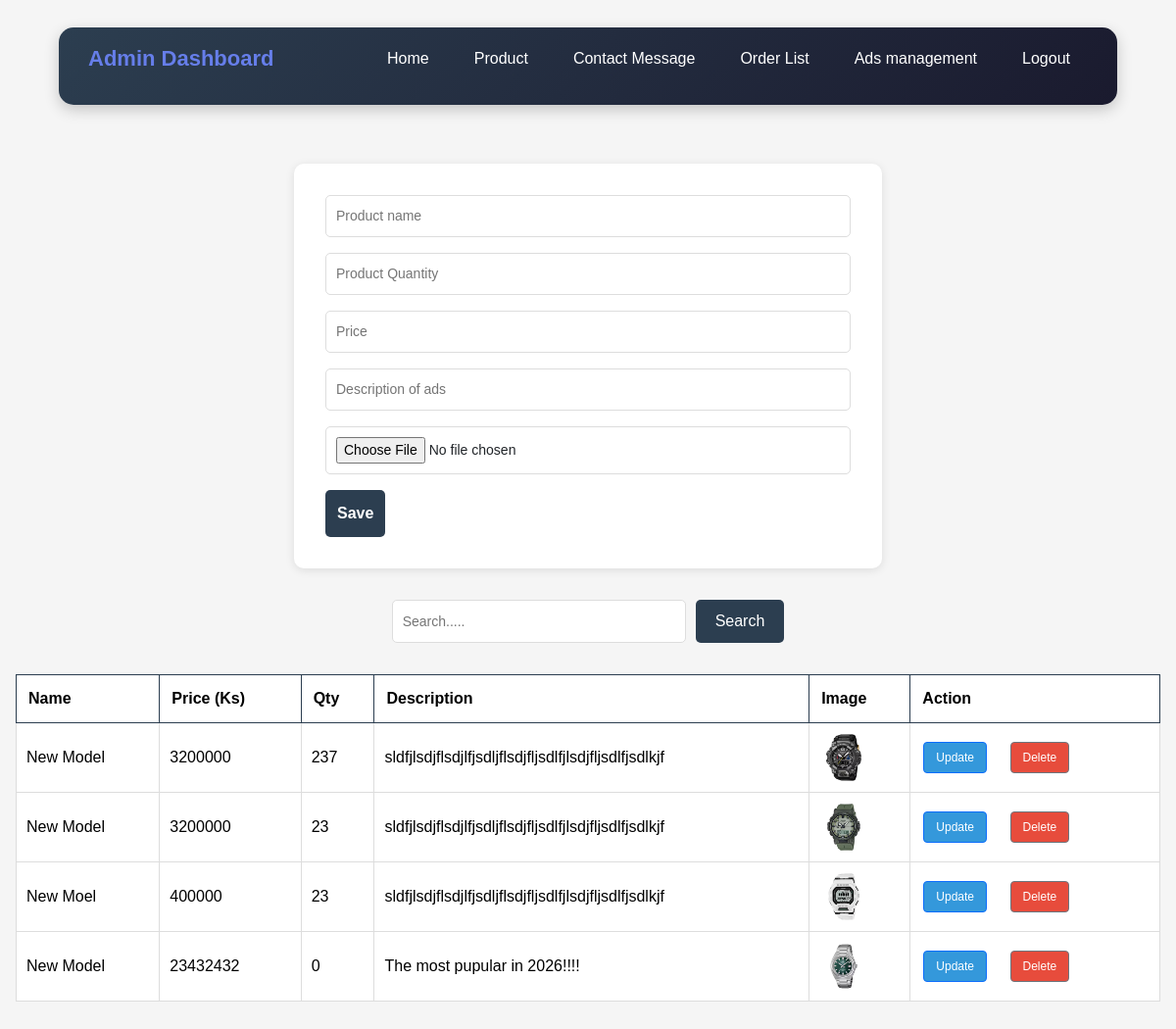
Page /admin/ads.php (signed in) on the committed database.
### tables this page shows
CREATE TABLE `ads` (
  `id` int(11) NOT NULL,
  `img` text NOT NULL,
  `name` text NOT NULL,
  `qty` int(11) NOT NULL,
  `price` int(11) NOT NULL,
  `des` text NOT NULL
);

### admin/ads.php (the view, shortened to what this page needs)
<?php
include("connection.php");
$adsquery = "SELECT * from ads order by id desc";
$adsresult = mysqli_query($connection, $adsquery);
?>
<!DOCTYPE html>
<html lang="en">
<head>
    <link rel="stylesheet" href="adminstyle.css">
    <link rel="stylesheet" href="css/bootstrap.min.css">
</head>
<body>
    <div class="navbar">
        <nav>
            <p> Admin Dashboard</p>
            <ul>
                <li><a href="adminhome.php"> Home</a></li>
                <li><a href="products.php">Product</a></li>
                <li><a href="contactmessage.php">Contact Message</a></li>
                <li><a href="orderlist.php"> Order List</a></li>
                <li><a href="ads.php">
                        Ads management
                    </a></li>
                <li><a href="logout.php"> Logout</a></li>
            </ul>
        </nav>
    </div>
    <form action="ads.php" method="post" enctype="multipart/form-data">
        <section>
            <div>
                <div>
                    <input type="text" name="name" placeholder="Product name">
                </div>
                <div>
                    <input type="text" name="qty" placeholder="Product Quantity">
                </div>
                <div>
                    <input type="text" name="price" placeholder="Price">
                </div>
                <div>
                    <input type="text" name="desc" placeholder="Description of ads">
                </div>
                <div>
                    <input type="File" name="image" value="choose file photo" accept="image/*" required>
                </div>
                <div>
                    <input type="submit" name="btnsave" value="Save">
                </div>
            </div>
        </section>
    </form>
    <div class="ads_list">
        <div class="product-search">
            <input class="product-search-box" type="search" name="" id="" placeholder="Search.....">
            <input class="btnsearhproduct" type="submit" name="" id="" value="Search">
        </div>
        <table class="table">
            <thead>
                <tr>
                    <th scope="col">Name</th>
                    <th scope="col">Price (Ks)</th>
                    <th scope="col">Qty</th>
                    <th scope="col">Description</th>
                    <th scope="col">Image</th>
                    <th scope="col">Action</th>
                </tr>
            </thead>
            <tbody>
                <?php while ($adsrow = mysqli_fetch_array($adsresult)) { ?>
                    <tr>
                        <td>
                            <?php echo $adsrow['name'] ?>
                        </td>
                        <td>
                            <?php echo $adsrow['price'] ?>
                        </td>
                        <td>
                            <?php echo $adsrow['qty'] ?>
                        </td>
                        <td>
                            <?php echo $adsrow['des'] ?>
                        </td>
                        <td><img src="../uploads/<?php echo $adsrow['img'] ?>" width="50px" alt=""></td>
                        <td>
                            <a href="updateads.php?product_id=<?php echo $adsrow['id'] ?>"
                                class="btn btn-primary me-3">Update</a>
                            <a href="deleteads.php?product_id=<?php echo $adsrow['id'] ?>"
                                class="btn btn-secondary">Delete</a>
                        </td>
                    </tr>
                <?php } ?>
            </tbody>
        </table>
    </div>
</body>
</html>

### admin/adminstyle.css (style rules this page uses)
* { margin: 0; padding: 0; box-sizing: border-box; }
body { font-family: 'Segoe UI', Tahoma, Geneva, Verdana, sans-serif; background: #f5f5f5; }
nav { background: linear-gradient(135deg, #2c3e50 0%, #1a1a2e 100%); width: 90%; max-width: 1200px; height: auto; display: flex; justify-content: space-between; align-items: center; flex-wrap: wrap; border-radius: 15px; padding: 15px 30px; margin: 20px auto; box-shadow: 0 5px 15px rgba(0, 0, 0, 0.2); }
nav ul { display: flex; list-style: none; flex-wrap: wrap; align-items: center; gap: 10px; }
nav ul li { margin: 0; }
nav ul li a { text-decoration: none; color: white; padding: 10px 18px; border-radius: 8px; transition: all 0.3s ease; }
.navbar { display: flex; align-items: center; justify-content: center; }
nav p { font-size: 22px; font-weight: bold; color: #667eea; }

### admin/ads.php (style rules this page uses)
* { margin: 0; padding: 0; box-sizing: border-box; }
body { font-family: Arial, Helvetica, sans-serif; background: #f5f5f5; }
form section { background: white; max-width: 600px; margin: 2rem auto; padding: 2rem; border-radius: 10px; box-shadow: 0 2px 10px rgba(0, 0, 0, 0.1); }
form section>div { display: flex; flex-direction: column; gap: 1rem; }
form section input[type="text"], form section input[type="file"] { width: 100%; padding: 10px; border: 1px solid #ddd; border-radius: 5px; font-size: 14px; }
form section input[type="submit"] { background: #2c3e50; color: white; padding: 12px; border: none; border-radius: 5px; cursor: pointer; font-size: 16px; font-weight: bold; }
.ads_list { max-width: 1200px; margin: 2rem auto; padding: 0 1rem; }
.product-search { display: flex; gap: 10px; margin-bottom: 2rem; justify-content: center; }
.product-search-box { flex: 1; max-width: 300px; padding: 10px; border: 1px solid #ddd; border-radius: 5px; font-size: 14px; }
.btnsearhproduct { background: #2c3e50; color: white; padding: 10px 20px; border: none; border-radius: 5px; cursor: pointer; }
.table { width: 100%; background: white; border-collapse: collapse; }
.table thead { background: #2c3e50; color: white; }
.table thead th { padding: 12px; text-align: left; font-weight: bold; border: 1px solid #2c3e50; }
.table tbody td { padding: 10px; border: 1px solid #ddd; text-align: left; vertical-align: middle; }
.table tbody tr:nth-child(even) { background: #f9f9f9; }
.table tbody td img { border-radius: 5px; object-fit: cover; }
.btn { display: inline-block; padding: 6px 12px; text-decoration: none; border-radius: 4px; font-size: 12px; margin: 0 3px; }
.btn-primary { background: #3498db; color: white; }
.btn-secondary { background: #e74c3c; color: white; }

### rows in the picture
ads: name "New Model", price "3200000", qty "237", des "sldfjlsdjflsdjlfjsdljflsdjfljsdlfjlsdjfljsdlfjsdlkjf", img (picture)
ads: name "New Model", price "3200000", qty "23", des "sldfjlsdjflsdjlfjsdljflsdjfljsdlfjlsdjfljsdlfjsdlkjf", img (picture)
ads: name "New Moel", price "400000", qty "23", des "sldfjlsdjflsdjlfjsdljflsdjfljsdlfjlsdjfljsdlfjsdlkjf", img (picture)
ads: name "New Model", price "23432432", qty "0", des "The most pupular in 2026!!!!", img (picture)
